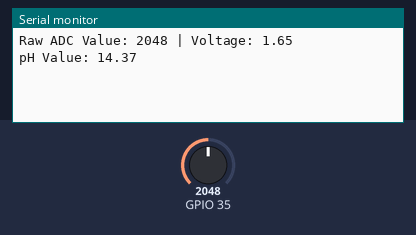
The sketch below on a simulated ESP32. Shown: the last lines printed to the serial monitor. Inputs (shaded band) come from the test bench; at power-on: GPIO 35 = 2048.

Above: at 3.2 s.
3.3 s: GPIO 35 set to 2866
At 4.5 s:
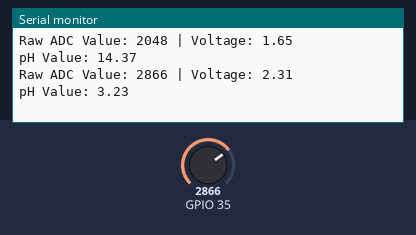
4.8 s: GPIO 35 set to 3603
At 5.9 s:
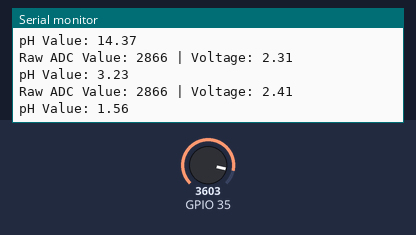
Timing chart, 0 to 7.8 s (numbered marks = the images above; inputs shaded):
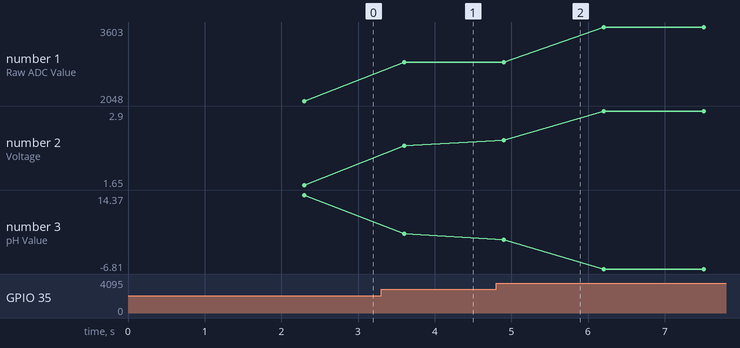

The sketch:

code_2_ph.ino
```cpp
#include <Arduino.h>

// Calibration value for the pH sensor (adjust this based on your calibration procedure)
float calibration_value = 20.24 - 0.7;  // You may need to adjust this based on your sensor
int buffer_arr[10], temp;
float ph_act;

void setup() {
  // Start Serial communication
  Serial.begin(9600);
  delay(2000);  // Wait a bit before starting to give the sensor time to initialize
}

void loop() {
  unsigned long avgval = 0;

  // Read 10 samples from the pH sensor
  for (int i = 0; i < 10; i++) {
    buffer_arr[i] = analogRead(35);  // Read from ADC pin 35 (change if necessary)
    delay(30);  // Small delay to allow the sensor time to stabilize
  }

  // Sort the samples to remove outliers
  for (int i = 0; i < 9; i++) {
    for (int j = i + 1; j < 10; j++) {
      if (buffer_arr[i] > buffer_arr[j]) {
        temp = buffer_arr[i];
        buffer_arr[i] = buffer_arr[j];
        buffer_arr[j] = temp;
      }
    }
  }

  // Calculate the average of the middle 6 sorted values
  for (int i = 2; i < 8; i++) {
    avgval += buffer_arr[i];
  }

  // Convert the average ADC value to voltage (ESP32 uses a 12-bit ADC)
  float voltage = (float)avgval * 3.3 / 4096.0 / 6;  // 3.3V reference and 12-bit ADC resolution

  // Print the raw ADC value and voltage to Serial Monitor
  Serial.print("Raw ADC Value: ");
  Serial.print(buffer_arr[0]);
  Serial.print(" | Voltage: ");
  Serial.println(voltage);

  // Calculate pH value from the voltage (formula depends on your specific sensor)
  ph_act = (voltage - 2.5) / (-0.05916);
  // Adjust the multiplier and calibration value as needed

  // Print the pH value to Serial Monitor
  Serial.print("pH Value: ");
  Serial.println(ph_act);

  delay(1000);  // Wait for 1 second before taking the next reading
}
```

Measured:
- after the input at 3.3 s, the serial monitor: prints a new line after 0.30 s (image 1)
- after the input at 4.8 s, the serial monitor: prints a new line after 0.10 s (image 2)
- plotted number 1: 2048 → 2866 after the input at 3.3 s, 2866 → 3603 after the input at 4.8 s
- plotted number 2: 1.65 → 2.31 after the input at 3.3 s, 2.31 → 2.9 after the input at 4.8 s
- plotted number 3: 14.37 → 3.23 after the input at 3.3 s, 3.23 → -6.81 after the input at 4.8 s
